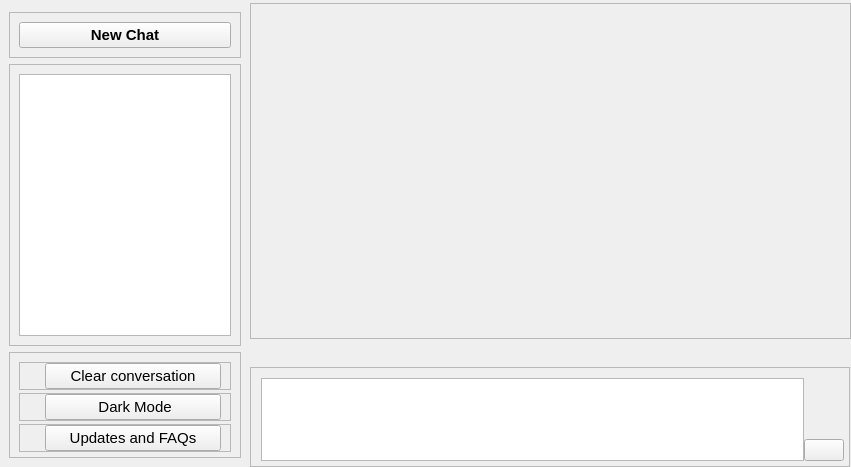
         <widget class="QWidget" name="page_3">
          <layout class="QGridLayout" name="gridLayout_4">
           <property name="leftMargin">
            <number>0</number>
           </property>
           <property name="topMargin">
            <number>3</number>
           </property>
           <property name="rightMargin">
            <number>0</number>
           </property>
           <property name="bottomMargin">
            <number>0</number>
           </property>
           <property name="spacing">
            <number>0</number>
           </property>
           <item row="0" column="1">
            <widget class="QWidget" name="widget_2" native="true">
             <layout class="QGridLayout" name="gridLayout_11">
              <property name="leftMargin">
               <number>0</number>
              </property>
              <property name="topMargin">
               <number>0</number>
              </property>
              <property name="rightMargin">
               <number>0</number>
              </property>
              <property name="bottomMargin">
               <number>0</number>
              </property>
              <property name="spacing">
               <number>0</number>
              </property>
              <item row="2" column="2">
               <spacer name="horizontalSpacer_4">
                <property name="orientation">
                 <enum>Qt::Horizontal</enum>
                </property>
                <property name="sizeHint" stdset="0">
                 <size>
                  <width>1</width>
                  <height>20</height>
                 </size>
                </property>
               </spacer>
              </item>
              <item row="1" column="1">
               <spacer name="horizontalSpacer_5">
                <property name="orientation">
                 <enum>Qt::Horizontal</enum>
                </property>
                <property name="sizeHint" stdset="0">
                 <size>
                  <width>597</width>
                  <height>28</height>
                 </size>
                </property>
               </spacer>
              </item>
              <item row="2" column="0">
               <spacer name="horizontalSpacer_3">
                <property name="orientation">
                 <enum>Qt::Horizontal</enum>
                </property>
                <property name="sizeHint" stdset="0">
                 <size>
                  <width>0</width>
                  <height>20</height>
                 </size>
                </property>
               </spacer>
              </item>
              <item row="2" column="1">
               <widget class="QFrame" name="input_frame">
                <property name="minimumSize">
                 <size>
                  <width>600</width>
                  <height>0</height>
                 </size>
                </property>
                <property name="maximumSize">
                 <size>
                  <width>16777215</width>
                  <height>100</height>
                 </size>
                </property>
                <property name="frameShape">
                 <enum>QFrame::StyledPanel</enum>
                </property>
                <property name="frameShadow">
                 <enum>QFrame::Raised</enum>
                </property>
                <layout class="QGridLayout" name="gridLayout_10">
                 <property name="leftMargin">
                  <number>10</number>
                 </property>
                 <property name="topMargin">
                  <number>10</number>
                 </property>
                 <property name="rightMargin">
                  <number>5</number>
                 </property>
                 <property name="bottomMargin">
                  <number>5</number>
                 </property>
                 <property name="spacing">
                  <number>0</number>
                 </property>
                 <item row="0" column="0" rowspan="2">
                  <widget class="QTextEdit" name="input_textEdit"/>
                 </item>
                 <item row="0" column="1">
                  <spacer name="verticalSpacer_4">
                   <property name="orientation">
                    <enum>Qt::Vertical</enum>
                   </property>
                   <property name="sizeHint" stdset="0">
                    <size>
                     <width>20</width>
                     <height>41</height>
                    </size>
                   </property>
                  </spacer>
                 </item>
                 <item row="1" column="1">
                  <widget class="QPushButton" name="send_btn">
                   <property name="text">
                    <string/>
                   </property>
                   <property name="icon">
                    <iconset resource="static/resource.qrc">
                     <normaloff>:/icon/icon/send.png</normaloff>:/icon/icon/send.png</iconset>
                   </property>
                   <property name="iconSize">
                    <size>
                     <width>18</width>
                     <height>18</height>
                    </size>
                   </property>
                  </widget>
                 </item>
                </layout>
               </widget>
              </item>
              <item row="0" column="0" colspan="3">
               <widget class="QScrollArea" name="scrollArea">
                <property name="widgetResizable">
                 <bool>true</bool>
                </property>
                <widget class="QWidget" name="scrollAreaWidgetContents">
                 <property name="geometry">
                  <rect>
                   <x>0</x>
                   <y>0</y>
                   <width>711</width>
                   <height>542</height>
                  </rect>
                 </property>
                 <layout class="QGridLayout" name="gridLayout_9">
                  <item row="0" column="0">
                   <spacer name="verticalSpacer_3">
                    <property name="orientation">
                     <enum>Qt::Vertical</enum>
                    </property>
                    <property name="sizeHint" stdset="0">
                     <size>
                      <width>20</width>
                      <height>341</height>
                     </size>
                    </property>
                   </spacer>
                  </item>
                 </layout>
                </widget>
               </widget>
              </item>
             </layout>
            </widget>
           </item>
           <item row="0" column="0">
            <widget class="QWidget" name="side_widget" native="true">
             <property name="minimumSize">
              <size>
               <width>0</width>
               <height>0</height>
              </size>
             </property>
             <property name="maximumSize">
              <size>
               <width>250</width>
               <height>16777215</height>
              </size>
             </property>
             <layout class="QVBoxLayout" name="verticalLayout_7">
              <item>
               <widget class="QFrame" name="new_chat_frame">
                <property name="frameShape">
                 <enum>QFrame::StyledPanel</enum>
                </property>
                <property name="frameShadow">
                 <enum>QFrame::Raised</enum>
                </property>
                <layout class="QHBoxLayout" name="horizontalLayout_8">
                 <item>
                  <widget class="QPushButton" name="new_chat_btn">
                   <property name="font">
                    <font>
                     <pointsize>11</pointsize>
                     <weight>75</weight>
                     <bold>true</bold>
                    </font>
                   </property>
                   <property name="text">
                    <string>New Chat</string>
                   </property>
                   <property name="icon">
                    <iconset resource="static/resource.qrc">
                     <normaloff>:/icon/icon/add_google_icon.png</normaloff>:/icon/icon/add_google_icon.png</iconset>
                   </property>
                   <property name="iconSize">
                    <size>
                     <width>18</width>
                     <height>18</height>
                    </size>
                   </property>
                  </widget>
                 </item>
                </layout>
               </widget>
              </item>
              <item>
               <widget class="QFrame" name="chat_list_frame">
                <property name="frameShape">
                 <enum>QFrame::StyledPanel</enum>
                </property>
                <property name="frameShadow">
                 <enum>QFrame::Raised</enum>
                </property>
                <layout class="QGridLayout" name="gridLayout_12">
                 <item row="0" column="0">
                  <widget class="QListView" name="chat_list"/>
                 </item>
                </layout>
               </widget>
              </item>
              <item>
               <widget class="QFrame" name="menu_frame">
                <property name="frameShape">
                 <enum>QFrame::StyledPanel</enum>
                </property>
                <property name="frameShadow">
                 <enum>QFrame::Raised</enum>
                </property>
                <layout class="QVBoxLayout" name="verticalLayout_6">
                 <property name="spacing">
                  <number>3</number>
                 </property>
                 <property name="topMargin">
                  <number>9</number>
                 </property>
                 <property name="bottomMargin">
                  <number>5</number>
                 </property>
                 <item>
                  <widget class="QFrame" name="frame">
                   <property name="frameShape">
                    <enum>QFrame::StyledPanel</enum>
                   </property>
                   <property name="frameShadow">
                    <enum>QFrame::Raised</enum>
                   </property>
                   <layout class="QHBoxLayout" name="horizontalLayout_5">
                    <property name="spacing">
                     <number>0</number>
                    </property>
                    <property name="topMargin">
                     <number>0</number>
                    </property>
                    <property name="bottomMargin">
                     <number>0</number>
                    </property>
                    <item>
                     <widget class="QLabel" name="label">
                      <property name="maximumSize">
                       <size>
                        <width>16</width>
                        <height>16</height>
                       </size>
                      </property>
                      <property name="text">
                       <string/>
                      </property>
                      <property name="pixmap">
                       <pixmap resource="static/resource.qrc">:/icon/icon/delete.png</pixmap>
                      </property>
                      <property name="scaledContents">
                       <bool>true</bool>
                      </property>
                     </widget>
                    </item>
                    <item>
                     <widget class="QPushButton" name="pushButton_2">
                      <property name="font">
                       <font>
                        <pointsize>11</pointsize>
                       </font>
                      </property>
                      <property name="text">
                       <string>Clear conversation</string>
                      </property>
                     </widget>
                    </item>
                   </layout>
                  </widget>
                 </item>
                 <item>
                  <widget class="QFrame" name="frame_2">
                   <property name="frameShape">
                    <enum>QFrame::StyledPanel</enum>
                   </property>
                   <property name="frameShadow">
                    <enum>QFrame::Raised</enum>
                   </property>
                   <layout class="QHBoxLayout" name="horizontalLayout_6">
                    <property name="spacing">
                     <number>0</number>
                    </property>
                    <property name="topMargin">
                     <number>0</number>
                    </property>
                    <property name="bottomMargin">
                     <number>0</number>
                    </property>
                    <item>
                     <widget class="QLabel" name="label_2">
                      <property name="maximumSize">
                       <size>
                        <width>16</width>
                        <height>16</height>
                       </size>
                      </property>
                      <property name="text">
                       <string/>
                      </property>
                      <property name="pixmap">
                       <pixmap resource="static/resource.qrc">:/icon/icon/dark.png</pixmap>
                      </property>
                      <property name="scaledContents">
                       <bool>true</bool>
                      </property>
                     </widget>
                    </item>
                    <item>
                     <widget class="QPushButton" name="pushButton_3">
                      <property name="font">
                       <font>
                        <pointsize>11</pointsize>
                        <weight>50</weight>
                        <bold>false</bold>
                       </font>
                      </property>
                      <property name="text">
                       <string> Dark Mode</string>
                      </property>
                     </widget>
                    </item>
                   </layout>
                  </widget>
                 </item>
                 <item>
                  <widget class="QFrame" name="frame_3">
                   <property name="frameShape">
                    <enum>QFrame::StyledPanel</enum>
                   </property>
                   <property name="frameShadow">
                    <enum>QFrame::Raised</enum>
                   </property>
                   <layout class="QHBoxLayout" name="horizontalLayout_7">
                    <property name="spacing">
                     <number>0</number>
                    </property>
                    <property name="topMargin">
                     <number>0</number>
                    </property>
                    <property name="rightMargin">
                     <number>9</number>
                    </property>
                    <property name="bottomMargin">
                     <number>0</number>
                    </property>
                    <item>
                     <widget class="QLabel" name="label_3">
                      <property name="maximumSize">
                       <size>
                        <width>16</width>
                        <height>16</height>
                       </size>
                      </property>
                      <property name="text">
                       <string/>
                      </property>
                      <property name="pixmap">
                       <pixmap resource="static/resource.qrc">:/icon/icon/update.png</pixmap>
                      </property>
                      <property name="scaledContents">
                       <bool>true</bool>
                      </property>
                     </widget>
                    </item>
                    <item>
                     <widget class="QPushButton" name="pushButton_4">
                      <property name="font">
                       <font>
                        <pointsize>11</pointsize>
                       </font>
                      </property>
                      <property name="text">
                       <string>Updates and FAQs</string>
                      </property>
                     </widget>
                    </item>
                   </layout>
                  </widget>
                 </item>
                </layout>
               </widget>
              </item>
             </layout>
            </widget>
           </item>
          </layout>
         </widget>
